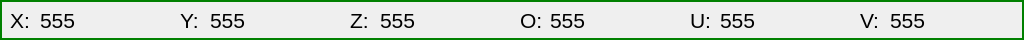
  <widget class="QGroupBox" name="groupBox_XYZOUV">
   <property name="geometry">
    <rect>
     <x>0</x>
     <y>600</y>
     <width>1024</width>
     <height>40</height>
    </rect>
   </property>
   <property name="minimumSize">
    <size>
     <width>1024</width>
     <height>40</height>
    </size>
   </property>
   <property name="maximumSize">
    <size>
     <width>1024</width>
     <height>40</height>
    </size>
   </property>
   <property name="styleSheet">
    <string notr="true">QGroupBox{
	border:  2px solid green;
}</string>
   </property>
   <property name="title">
    <string/>
   </property>
   <widget class="QLabel" name="label_13">
    <property name="geometry">
     <rect>
      <x>10</x>
      <y>0</y>
      <width>31</width>
      <height>41</height>
     </rect>
    </property>
    <property name="font">
     <font>
      <pointsize>16</pointsize>
     </font>
    </property>
    <property name="text">
     <string>X:</string>
    </property>
   </widget>
   <widget class="QLabel" name="label_14">
    <property name="geometry">
     <rect>
      <x>180</x>
      <y>0</y>
      <width>31</width>
      <height>41</height>
     </rect>
    </property>
    <property name="font">
     <font>
      <pointsize>16</pointsize>
     </font>
    </property>
    <property name="text">
     <string>Y:</string>
    </property>
   </widget>
   <widget class="QLabel" name="label_15">
    <property name="geometry">
     <rect>
      <x>350</x>
      <y>0</y>
      <width>31</width>
      <height>41</height>
     </rect>
    </property>
    <property name="font">
     <font>
      <pointsize>16</pointsize>
     </font>
    </property>
    <property name="text">
     <string>Z:</string>
    </property>
   </widget>
   <widget class="QLabel" name="label_16">
    <property name="geometry">
     <rect>
      <x>520</x>
      <y>0</y>
      <width>31</width>
      <height>41</height>
     </rect>
    </property>
    <property name="font">
     <font>
      <pointsize>16</pointsize>
     </font>
    </property>
    <property name="text">
     <string>O:</string>
    </property>
   </widget>
   <widget class="QLabel" name="label_17">
    <property name="geometry">
     <rect>
      <x>690</x>
      <y>0</y>
      <width>31</width>
      <height>41</height>
     </rect>
    </property>
    <property name="font">
     <font>
      <pointsize>16</pointsize>
     </font>
    </property>
    <property name="text">
     <string>U:</string>
    </property>
   </widget>
   <widget class="QLabel" name="label_18">
    <property name="geometry">
     <rect>
      <x>860</x>
      <y>0</y>
      <width>31</width>
      <height>41</height>
     </rect>
    </property>
    <property name="font">
     <font>
      <pointsize>16</pointsize>
     </font>
    </property>
    <property name="text">
     <string>V:</string>
    </property>
   </widget>
   <widget class="QLabel" name="label_X">
    <property name="geometry">
     <rect>
      <x>40</x>
      <y>0</y>
      <width>121</width>
      <height>41</height>
     </rect>
    </property>
    <property name="font">
     <font>
      <pointsize>16</pointsize>
     </font>
    </property>
    <property name="text">
     <string>555</string>
    </property>
   </widget>
   <widget class="QLabel" name="label_Y">
    <property name="geometry">
     <rect>
      <x>210</x>
      <y>0</y>
      <width>121</width>
      <height>41</height>
     </rect>
    </property>
    <property name="font">
     <font>
      <pointsize>16</pointsize>
     </font>
    </property>
    <property name="text">
     <string>555</string>
    </property>
   </widget>
   <widget class="QLabel" name="label_Z">
    <property name="geometry">
     <rect>
      <x>380</x>
      <y>0</y>
      <width>121</width>
      <height>41</height>
     </rect>
    </property>
    <property name="font">
     <font>
      <pointsize>16</pointsize>
     </font>
    </property>
    <property name="text">
     <string>555</string>
    </property>
   </widget>
   <widget class="QLabel" name="label_O">
    <property name="geometry">
     <rect>
      <x>550</x>
      <y>0</y>
      <width>121</width>
      <height>41</height>
     </rect>
    </property>
    <property name="font">
     <font>
      <pointsize>16</pointsize>
     </font>
    </property>
    <property name="text">
     <string>555</string>
    </property>
   </widget>
   <widget class="QLabel" name="label_U">
    <property name="geometry">
     <rect>
      <x>720</x>
      <y>0</y>
      <width>121</width>
      <height>41</height>
     </rect>
    </property>
    <property name="font">
     <font>
      <pointsize>16</pointsize>
     </font>
    </property>
    <property name="text">
     <string>555</string>
    </property>
   </widget>
   <widget class="QLabel" name="label_V">
    <property name="geometry">
     <rect>
      <x>890</x>
      <y>0</y>
      <width>101</width>
      <height>41</height>
     </rect>
    </property>
    <property name="font">
     <font>
      <pointsize>16</pointsize>
     </font>
    </property>
    <property name="text">
     <string>555</string>
    </property>
   </widget>
  </widget>
